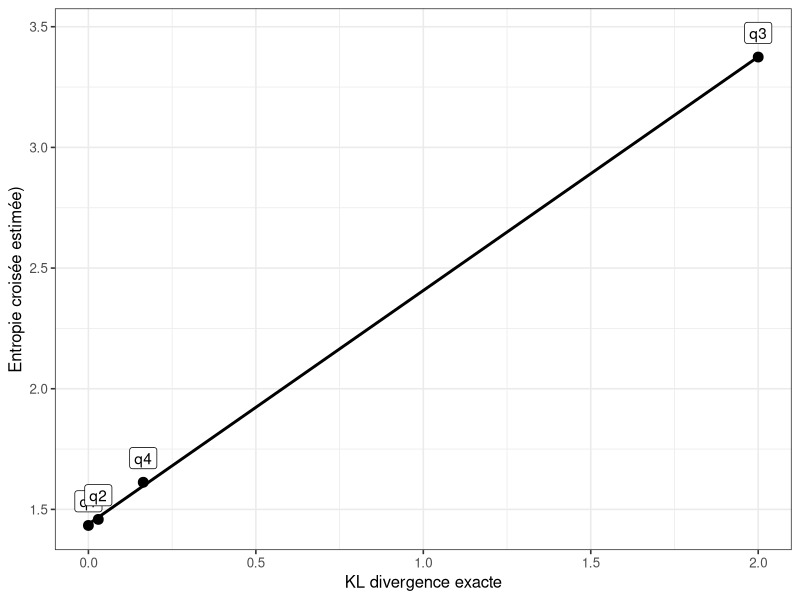
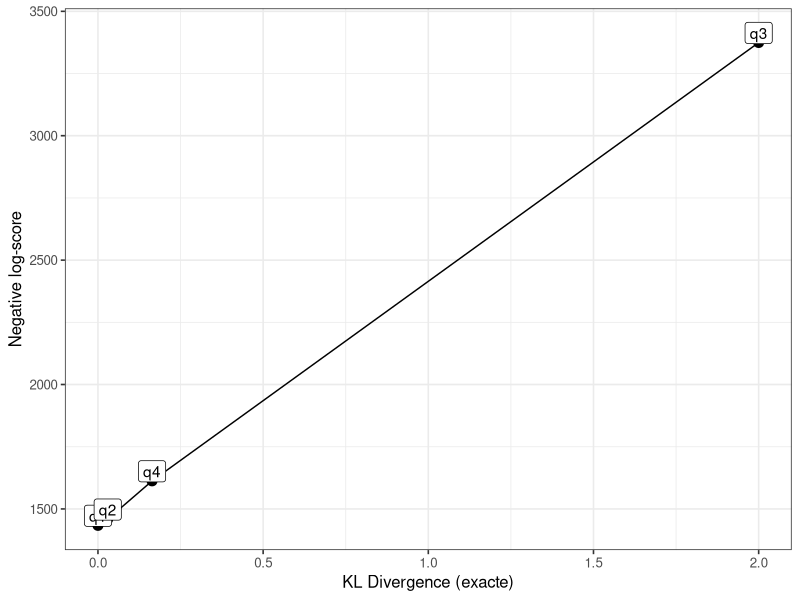

The R script that drew these images, in order:
########################################################################################
# KL exacte vs entropie croisée estimée
######################################################################################

library(tidyverse)

# 1) "vraie distribution" p : Normal(0, 1)
n <- 1000
x <- rnorm(n = n, mean = 0, sd = 1)

# 2) Modèles candidats q_k = Normal(mu_k, sd_k)
models <- data.frame(
    model = c("q1", "q2", "q3", "q4"),
    mu = c(0, 0, 2, 0),
    sd = c(1, 1.2, 1, 0.7)
    )

# 3) KL exacte entre deux normales: p=N(m0,s0), q=N(m1,s1)
KL_normal <- function (m0, s0, m1, s1) {
    
    # KL(p||q) = log(s1/s0) + (s0^2 + (m0-m1)^2)/(2*s1^2) - 1/2
    log(s1 / s0) + (s0^2 + (m0 - m1)^2) / (2 * s1^2) - 0.5
    
}

# Entropie croisée "exacte" H(p,q) pour deux normales
# H(p,q) = -E_p[log q(X)] = 0.5*log(2π s1^2) + (s0^2 + (m0-m1)^2)/(2 s1^2)
H_cross_normal <- function (m0, s0, m1, s1) {
    
    0.5 * log(2 * pi * s1^2) + (s0^2 + (m0 - m1)^2) / (2 * s1^2)
    
}

# 4) KL exacte et entropie croisée estimée (moyenne empirique)
m0 <- 0
s0 <- 1

res <- within(models, {
    # KL exacte
    KL_exact <- mapply(KL_normal, m0, s0, mu, sd)
    
    # H(p,q) exacte
    H_exact  <- mapply(H_cross_normal, m0, s0, mu, sd)
    
    # Estimation empirique de H(p,q)
    H_hat <- sapply(seq_along(mu), function (i) {
        -mean(dnorm(x, mean = mu[i], sd = sd[i], log = TRUE) )
    })
    
    # "Negative log-score"
    neg_log_score <- H_hat * n
})

# 5) Plot KL (x) vs entropie croisée estimée (y)
res %>%
    ggplot(aes(x = KL_exact, y = H_hat, label = model) ) +
    geom_point(size = 3) +
    geom_smooth(method = "lm", colour = "black", se = FALSE) +
    geom_label(nudge_y = 0.1) +
    labs(
        x = "KL divergence exacte",
        y = "Entropie croisée estimée)"
        ) +
    theme_bw(base_size = 12)

# 6) Plot KL (x) vs negative log-score (y)
res %>%
    ggplot(aes(x = KL_exact, y = neg_log_score, label = model) ) +
    geom_point(size = 3) +
    geom_line() +
    geom_label(nudge_y = 0.02 * diff(range(res$neg_log_score) ) ) +
    labs(
        x = "KL Divergence (exacte)",
        y = "Negative log-score"
        ) +
    theme_bw(base_size = 12)

# 7) Vérification théorique
H_p <- 0.5 * log(2 * pi * exp(1) * s0^2)

# on affiche tout
res %>%
    mutate(
        H_theory = H_p + KL_exact,
        err = H_hat - H_theory
        )
